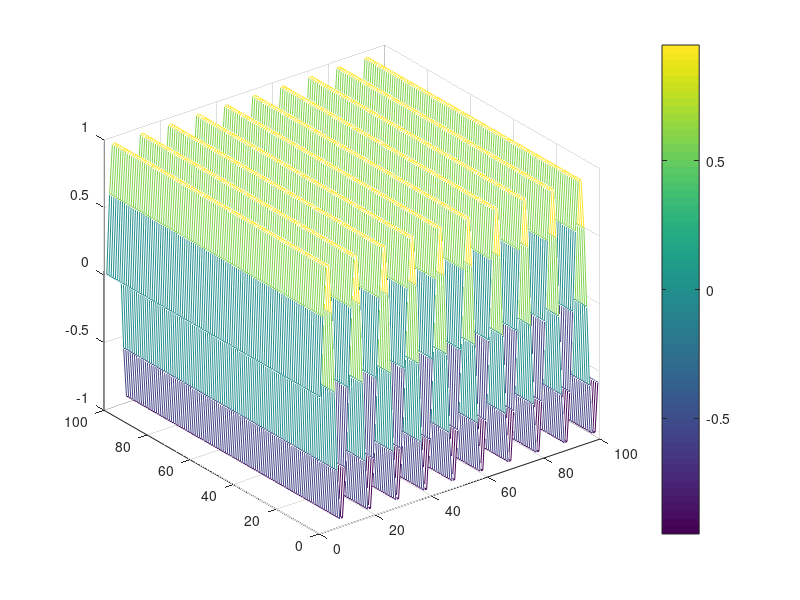
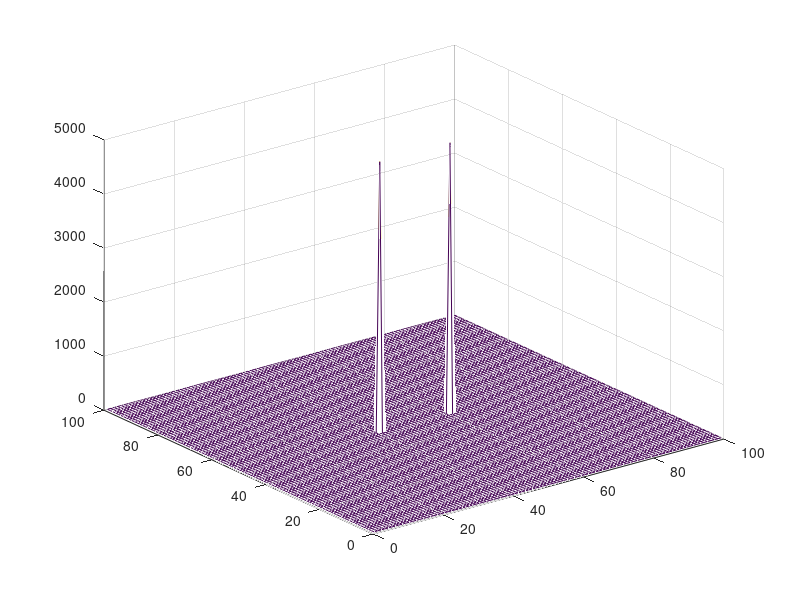
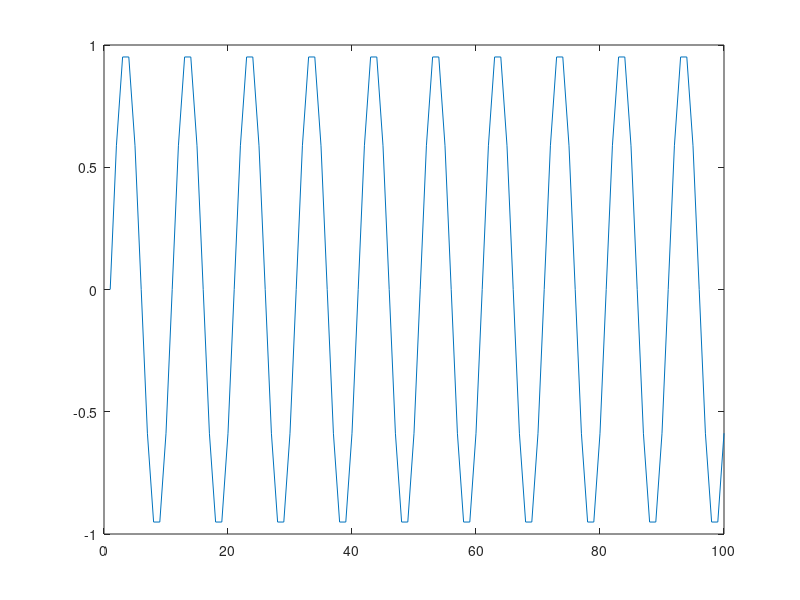
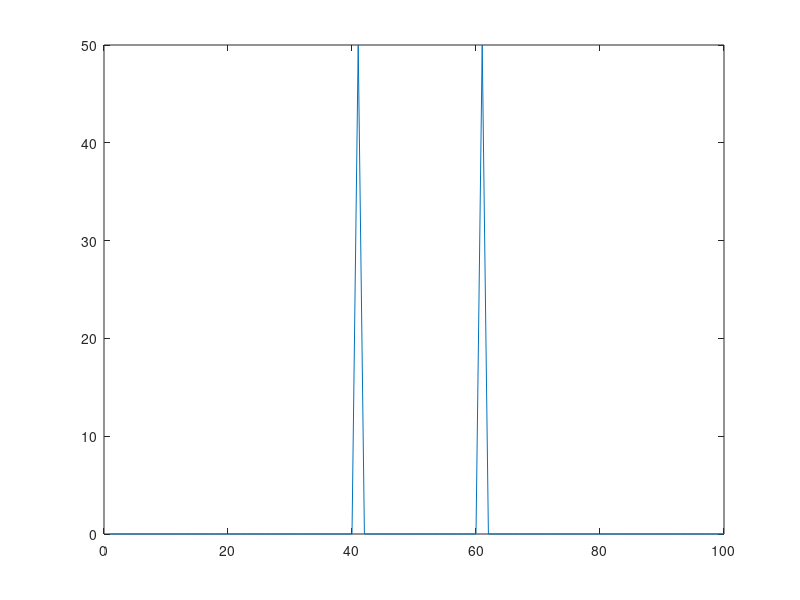

The MATLAB script that drew these images, in order: (Note: this script raises an error after producing the figures.)
% 2D Fourier Transform
% Chhavi Goenka
% teaching method adapted from Iain Collings
close all;
clear all;
% Sinusoid

N=10; % Number of cycles in the sin wave
Step=0.1; % Resolution
NN=N/Step;
x=sin(2*pi*[0:Step:N-Step]);
xx=zeros(NN,NN);
for i=1:NN
xx(i,:)=x;
end

XX=fft2(xx);
figure(1);
mesh(xx);
colorbar;
figure(2);
mesh(abs(fftshift(XX)));


x=sin(2*pi*[0:Step:N-Step]);
figure(3);
plot(x);
X = fft(x);
figure(4);
plot(abs(fftshift(X)));

% I = imread('sinegrate.png');
% Ig = im2gray(I);
% Y = fft2(Ig);
% 
% Y1 = abs(Y);
% 
% Y2 = log(abs(Y));
% 
% Y3 = log(abs(fftshift(Y)));
% 
% imtool(Y1,[]);
% imtool(Y2,[]);
% imtool(Y3,[]);
% figure;
% imshow(Ig);

% sinusoid in different direction
N2=5; % Number of cycles in the sin wave
Step2=0.1; % Resolution
NN2=N2/Step2;
x2=sin(2*pi*[0:Step2:N2-Step2]);
xx2=zeros(NN2,NN2);
for i2=1:NN2
xx2(:,i2)=x2;
end

XX2=fft2(xx2);
figure(5);
mesh(xx2);
figure(6);
mesh(abs(fftshift(XX2)));

figure(7);
plot(x2);
X2 = fft(x2);
figure(8);
plot(abs(fftshift(X2)));

% adding the 2 perpendicular sinusoids
xxcombo = xx+xx2;
XXcombo=fft2(xxcombo);
figure(9);
mesh(xxcombo);
figure(10);
mesh(abs(fftshift(XXcombo)));
